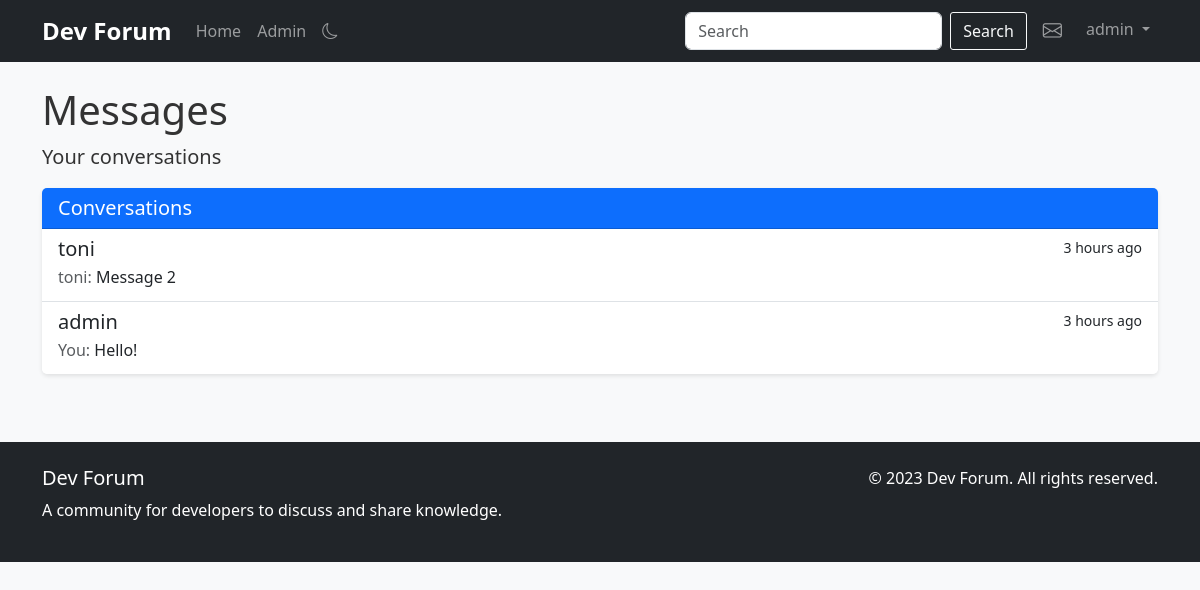
/messages (signed in), run on an earlier commit of the app's database.
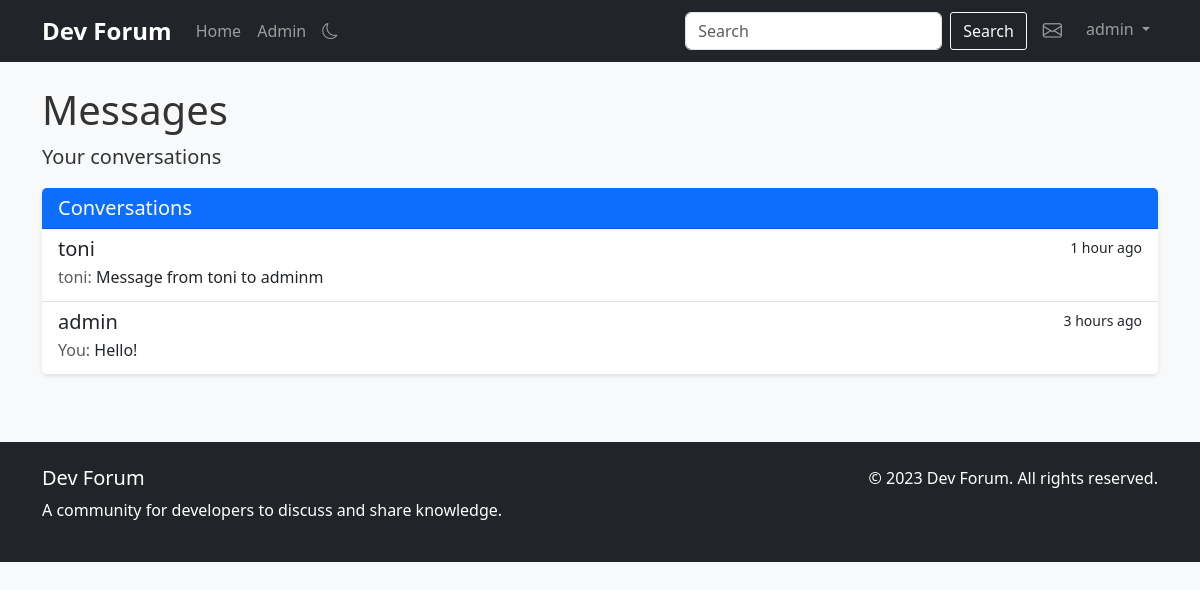
And on a later commit of the database.
### app.py (models this page shows, shortened)
class User(db.Model, UserMixin):
    id = db.Column(db.Integer, primary_key=True)
    username = db.Column(db.String(80), unique=True, nullable=False, index=True)
    email = db.Column(db.String(120), unique=True, nullable=False, index=True)
    password_hash = db.Column(db.String(128))
    bio = db.Column(db.Text, nullable=True)
    join_date = db.Column(db.DateTime, default=datetime.utcnow, index=True)
    is_admin = db.Column(db.Boolean, default=False)
    posts = db.relationship('Post', backref='author', lazy='dynamic', cascade='all, delete-orphan')
    comments = db.relationship('Comment', backref='author', lazy='dynamic', cascade='all, delete-orphan')

class Message(db.Model):
    id = db.Column(db.Integer, primary_key=True)
    content = db.Column(db.Text, nullable=False)
    created_at = db.Column(db.DateTime, default=datetime.utcnow, index=True)
    is_read = db.Column(db.Boolean, default=False)
    sender_id = db.Column(db.Integer, db.ForeignKey('user.id'), nullable=False, index=True)
    recipient_id = db.Column(db.Integer, db.ForeignKey('user.id'), nullable=False, index=True)
    sender = db.relationship('User', foreign_keys=[sender_id], backref=db.backref('sent_messages', lazy='dynamic'))
    recipient = db.relationship('User', foreign_keys=[recipient_id], backref=db.backref('received_messages', lazy='dynamic'))

### app.py (the view)
@app.route('/messages')
@login_required
def messages():
    sent_to_users = db.session.query(User).join(Message, User.id == Message.recipient_id).filter(Message.sender_id == current_user.id).distinct().all()
    received_from_users = db.session.query(User).join(Message, User.id == Message.sender_id).filter(Message.recipient_id == current_user.id).distinct().all()
    conversation_users = list(set(sent_to_users + received_from_users))
    conversations = []
    for user in conversation_users:
        last_message = Message.query.filter(
            ((Message.sender_id == current_user.id) & (Message.recipient_id == user.id)) |
            ((Message.sender_id == user.id) & (Message.recipient_id == current_user.id))
        ).order_by(Message.created_at.desc()).first()
        unread_count = Message.query.filter_by(
            sender_id=user.id,
            recipient_id=current_user.id,
            is_read=False
        ).count()
        conversations.append({
            'user': user,
            'last_message': last_message,
            'unread_count': unread_count
        })
    conversations.sort(key=lambda x: x['last_message'].created_at if x['last_message'] else datetime.min, reverse=True)
    return render_template('messages.html', conversations=conversations)

### app.py (called while the page is built)
@app.template_filter('time_since')
def time_since(dt):
    now = datetime.utcnow()
    diff = now - dt
    if diff.days > 365:
        years = diff.days // 365
        return f"{years} year{'s' if years > 1 else ''} ago"
    elif diff.days > 30:
        months = diff.days // 30
        return f"{months} month{'s' if months > 1 else ''} ago"
    elif diff.days > 0:
        return f"{diff.days} day{'s' if diff.days > 1 else ''} ago"
    elif diff.seconds > 3600:
        hours = diff.seconds // 3600
        return f"{hours} hour{'s' if hours > 1 else ''} ago"
    elif diff.seconds > 60:
        minutes = diff.seconds // 60
        return f"{minutes} minute{'s' if minutes > 1 else ''} ago"
    else:
        return "just now"

@login_manager.user_loader
def load_user(user_id):
    return User.query.get(int(user_id))

### templates/messages.html (shortened to what this page needs)
{% extends "base.html" %}
{% block content %}
<div class="row">
    <div class="col-md-12">
        <h1>Messages</h1>
        <p class="lead">Your conversations</p>
        <div class="card">
            <div class="card-header bg-primary text-white">
                <h5 class="mb-0">Conversations</h5>
            </div>
            <div class="list-group list-group-flush">
                {% for conversation in conversations %}
                <a href="{{ url_for('conversation', username=conversation.user.username) }}" class="list-group-item list-group-item-action">
                    <div class="d-flex w-100 justify-content-between">
                        <h5 class="mb-1">
                            {{ conversation.user.username }}
                        </h5>
                        <small>
                            {% if conversation.last_message %}
                            {{ conversation.last_message.created_at|time_since }}
                            {% endif %}
                        </small>
                    </div>
                    {% if conversation.last_message %}
                    <p class="mb-1">
                        {% if conversation.last_message.sender_id == current_user.id %}
                        <span class="text-muted">You:</span>
                        {% else %}
                        <span class="text-muted">{{ conversation.user.username }}:</span>
                        {% endif %}
                        {{ conversation.last_message.content|truncate(100) }}
                    </p>
                    {% else %}
                    <p class="mb-1 text-muted">No messages yet</p>
                    {% endif %}
                </a>
                {% else %}
                <div class="list-group-item">
                    <p class="mb-0">You don't have any conversations yet.</p>
                    <p class="mb-0">Visit a user's profile to start a conversation.</p>
                </div>
                {% endfor %}
            </div>
        </div>
    </div>
</div>
{% endblock %}

What changed in the data, as far as the page shows it:
no longer on this page (row unchanged): Message: last_message.created_at "3 hours ago", last_message.content "Message 2"
added Message: last_message.created_at "1 hour ago", last_message.content "Message from toni to adminm"
Also different on the page:
new list line: "toni toni"
list line gone: "toni toni"
